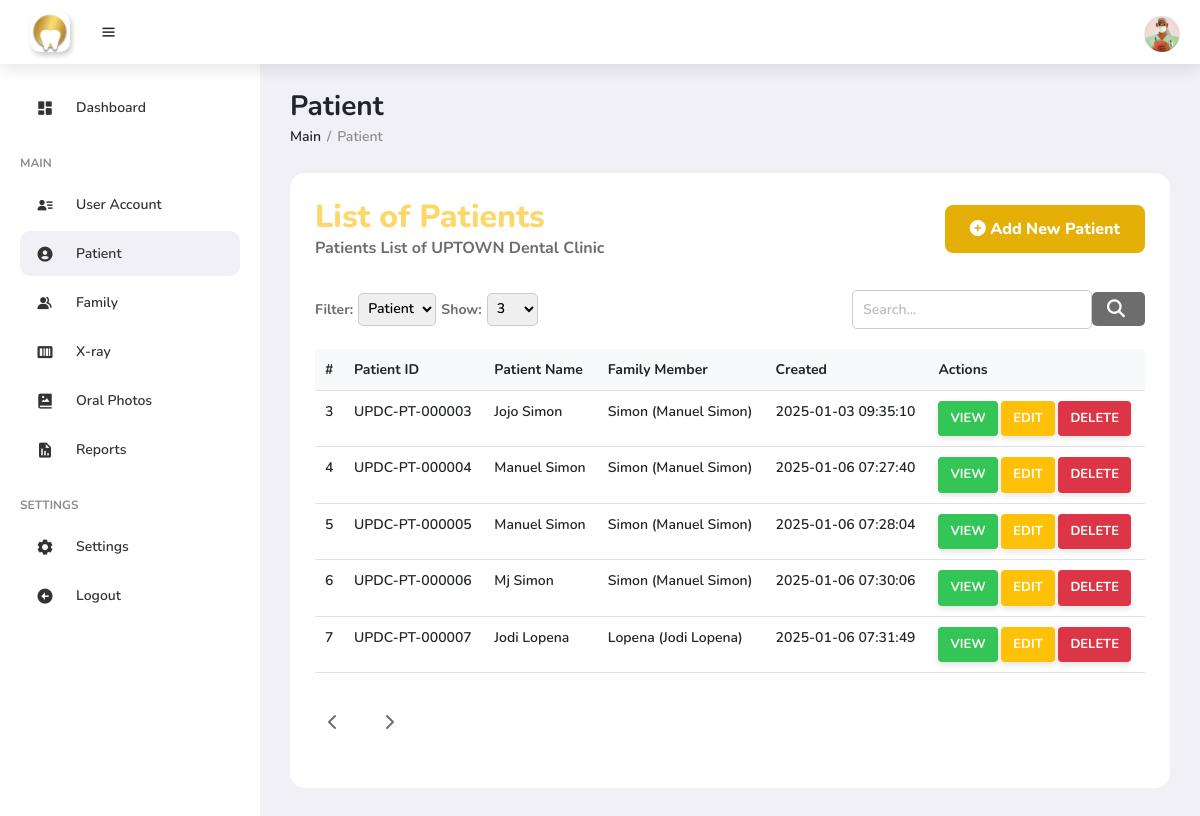
Page /php/patient.php on the earlier database version.
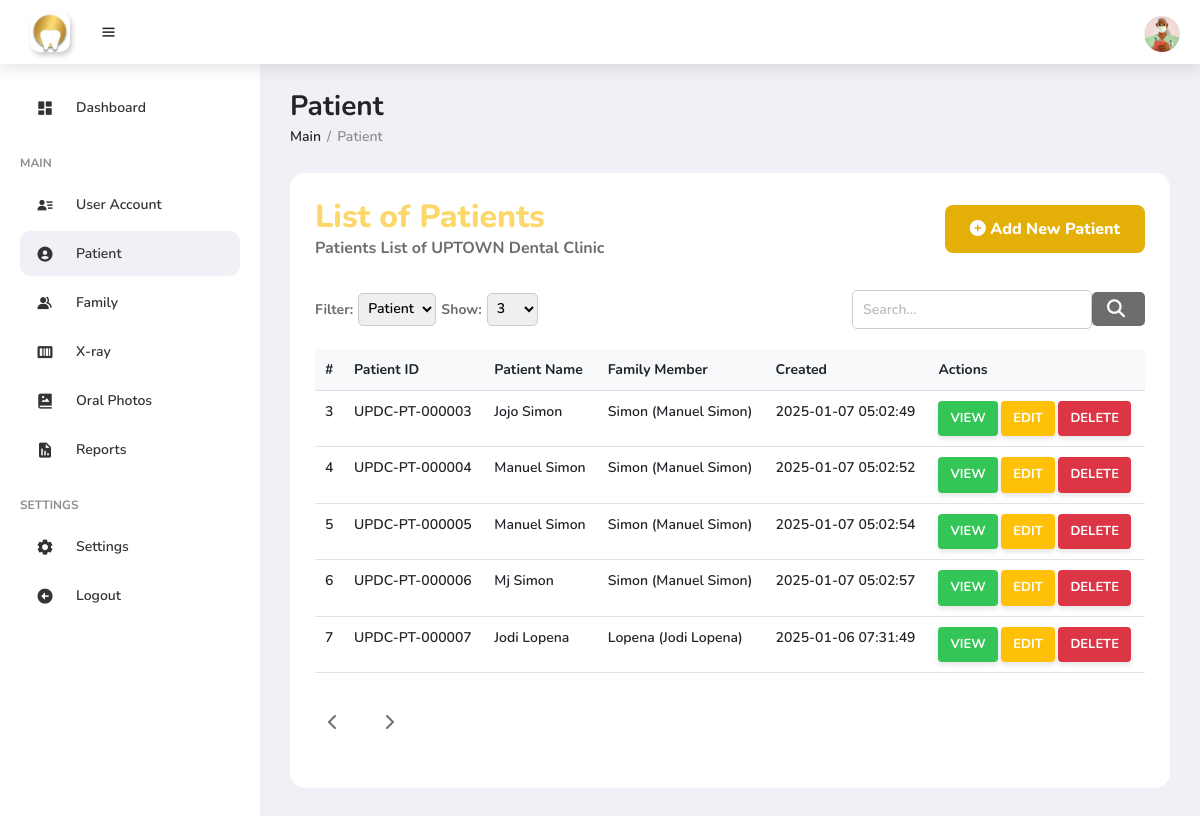
Same page on the later database version.
### tables this page shows
CREATE TABLE `tbl_patientaccount` (
  `id` int(11) NOT NULL,
  `patient_id` varchar(255) NOT NULL,
  `patient_fullName` varchar(255) NOT NULL,
  `patient_firstVisit` date NOT NULL,
  `patient_doctor` varchar(255) NOT NULL,
  `patient_address` text NOT NULL,
  `patient_DOB` date NOT NULL,
  `patient_age` int(255) NOT NULL,
  `patient_gender` varchar(255) NOT NULL,
  `patient_height` text NOT NULL,
  `patient_weight` text NOT NULL,
  `patient_status` varchar(255) NOT NULL,
  `patient_occupation` varchar(255) NOT NULL,
  `patient_religion` varchar(255) NOT NULL,
  `patient_contact` int(255) NOT NULL,
  `patient_facebook` text NOT NULL,
  `patient_nationality` varchar(255) NOT NULL,
  `patient_referrredby` text NOT NULL,
  `patient_created` timestamp NOT NULL DEFAULT current_timestamp() ON UPDATE current_timestamp(),
  `patient_family` varchar(255) NOT NULL
);

### php/patient.php (the view, shortened to what this page needs)
<?php
include "../functions/db_conn.php";
$user_ID = $_SESSION['user_ID'];
?>
<!DOCTYPE html>
<html lang="en">
<head>
    <link href='https://unpkg.com/boxicons@2.1.4/css/boxicons.min.css' rel='stylesheet'>
    <link rel="stylesheet" href="https://cdnjs.cloudflare.com/ajax/libs/font-awesome/6.4.2/css/all.min.css" />
	<link href="https://cdn.jsdelivr.net/npm/bootstrap@5.3.0-alpha3/dist/css/bootstrap.min.css" rel="stylesheet">
    <link rel="stylesheet" href="https://maxcdn.bootstrapcdn.com/font-awesome/4.6.1/css/font-awesome.min.css">
    <link rel="stylesheet" href="https://cdnjs.cloudflare.com/ajax/libs/animate.css/3.5.1/animate.min.css">
	<link href="https://cdn.jsdelivr.net/npm/bootstrap@5.3.0-alpha3/dist/css/bootstrap.min.css" rel="stylesheet">
    <link rel="stylesheet" href="/css/style.css">
</head>
<body>
	<section id="sidebar">
		<ul class="side-menu">
			<li><a href="dashboard.php"><i class='bx bxs-dashboard icon' ></i>Dashboard</a></li>
			<li class="divider" data-text="main">Main</li>
            <li><a href="doctors.php"><i class='bx bxs-user-detail icon' ></i> User Account </a></li>
			<li><a href="patient.php" class="active"><i class='bx bxs-user-circle icon' ></i> Patient </a></li>
            <li><a href="family.php" ><i class='bx bxs-group icon'></i> Family </a></li>
			<li><a href="xray.html"><i class='bx bxs-barcode icon' ></i> X-ray </a></li>
			<li><a href=""><i class='bx bxs-photo-album icon' ></i> Oral Photos </a></li>
			<li><a href=""><i class='bx bxs-report icon'></i> Reports </a></li>
			<li class="divider" data-text="Settings">Settings</li>
            <li><a href="settings.html"><i class='bx bxs-cog icon'></i>Settings</i></a></li>
            <li><a href="#"><i class='bx bxs-left-arrow-circle icon'></i>Logout</i></a></li>
		</ul>
	</section>
	<section id="content">
		<nav>
			<div class="nav-logo">
				<a href="#"><img src="/assets/uplogo.png" alt="App Icon" id="app-logo"></a>
				<i class='bx bx-menu toggle-sidebar' style="margin-left: 30px;"></i>
			</div>
			<div class="profile">
				<img src="\assets\avatar.png" alt="Cannot load image data">
			</div>
		</nav>
		<main>
			<div class="dash-header">
                <h1 class="title">Patient</h1>
                <ul class="breadcrumbs">
                    <li><p>Main</p></li>
                    <li class="divider">/</li>
                    <li><a href="#" class="active">Patient</a></li>
                </ul>
            </div>
			<div class="main-content-main-container">
                <div class="left-container1">
                    <div class="welcome-dashboard-container">
                        <div class="welcome-dashboard-content-container">
							<div class="patient with-folder">
								<div>
									<h2>List of Patients</h2>
									<p>Patients List of UPTOWN Dental Clinic</p>
								</div>
								<div class="button-group">
									<button type="button" class="save" class="btn btn-primary" data-bs-toggle="modal" data-bs-target="#addUserModal">  <i class="fas fa-plus-circle"></i>  Add New Patient</button>
								</div>
							</div>
                            <div class="table-container">
								<div class="table-controls">
									<div class="filter-container">
										<label for="rowsPerPage">Filter:</label>
									<select id="rowsPerPage" class="rows-per-page" onchange="updateRowsPerPage1()">
										<option value="patient">Patient</option>
									</select>
									<label for="rowsPerPage">Show:</label>
										<select id="rowsPerPage" class="rows-per-page" onchange="updateRowsPerPage()">
											<option value="3">3</option>
										</select>
									</div>
									<div class="search-container">
										<input type="text" id="tableSearch" placeholder="Search..." class="search-bar">
										<button class="search-button">
											<i class="fas fa-search"></i>
										</button>
									</div>
								</div>
								<table class="table table-hover">
								<thead>
									<tr>
										<th scope="col">#</th>
										<th scope="col">Patient ID</th>
										<th scope="col">Patient Name</th>
										<th scope="col">Family Member</th>
										<th scope="col">Created</th>
										<th scope="col">Actions</th>
									</tr>
								</thead>
								<tbody id="tableBody">
								<?php
									$sql_admin = "SELECT id, patient_id,  patient_fullName, patient_family, patient_created FROM tbl_patientaccount";
									$stmt_admin = mysqli_prepare($conn, $sql_admin);
									if ($stmt_admin) {
										mysqli_stmt_execute($stmt_admin);
										mysqli_stmt_bind_result($stmt_admin, $id, $patient_id, $patient_fullName, $patient_family, $patient_created);
										while (mysqli_stmt_fetch($stmt_admin)) {
									?>
											<tr>
												<td><?php echo $id; ?></td>
												<td><?php echo htmlspecialchars($patient_id); ?></td>
												<td><?php echo htmlspecialchars($patient_fullName); ?></td>
												<td><?php echo htmlspecialchars($patient_family); ?></td>
												<td><?php echo htmlspecialchars($patient_created); ?></td>
												<td>
													<a href="#"
													class="link-dark1 view-link"
													data-bs-toggle="modal"
													data-bs-target="#viewPatientHistory"
													data-user-id="<?php echo htmlspecialchars($row['patient_id']); ?>">
														<button class="action-button view-button1" title="View User Details">
															View
														</button>
													</a>
												<a href="#"
												class="link-dark1 edit-link"
												data-bs-toggle="modal"
												data-bs-target="#StudentEditModal"
												data-user-id="<?php echo htmlspecialchars($user_ID); ?>">
													<button class="action-button edit-button" title="Edit User Details">
														Edit
													</button>
												</a>
												<a href="#"
													class="link-dark1 delete-link"
													data-user-id="<?php echo htmlspecialchars($user_ID); ?>"
													onclick="confirmDelete('<?php echo htmlspecialchars($user_ID); ?>')">
													<button class="action-button delete-button" title="Delete User">
														Delete
													</button>
												</a>
											</td>
											</tr>
									<?php
										}
									} else {
										echo "<tr><td colspan='7'>Error: " . mysqli_error($conn) . "</td></tr>";
									}
									?>
								</tbody>
							</table>
								<div class="pagination-container">
									<div class="pagination">
										<button class="page-button" onclick="prevPage()">
											<i class="fas fa-chevron-left"></i>
										</button>
										<button class="page-button" onclick="nextPage()">
											<i class="fas fa-chevron-right"></i>
										</button>
									</div>
								</div>
							</div>
                        </div>
                    </div>
		</main>
</body>
<link href="https://cdn.jsdelivr.net/npm/bootstrap-icons/font/bootstrap-icons.css" rel="stylesheet">
</html>

Differences in the rows shown:
changed tbl_patientaccount (number 1 of 5 on the later page): patient_created "2025-01-03 09:35:10" → "2025-01-07 05:02:49"
changed tbl_patientaccount (number 2 of 5 on the later page): patient_created "2025-01-06 07:27:40" → "2025-01-07 05:02:52"
changed tbl_patientaccount (number 3 of 5 on the later page): patient_created "2025-01-06 07:28:04" → "2025-01-07 05:02:54"
changed tbl_patientaccount (number 4 of 5 on the later page): patient_created "2025-01-06 07:30:06" → "2025-01-07 05:02:57"
